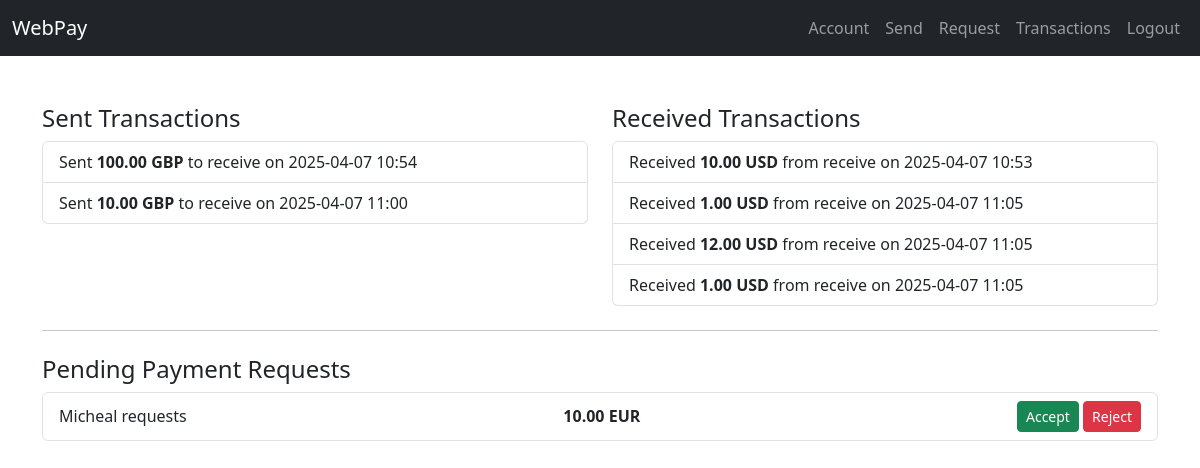
Page /pay/transactions/ (signed in) on the committed database.
### payapp/models.py (models this page shows, shortened)
class Transaction(models.Model):
    sender = models.ForeignKey(User, on_delete=models.CASCADE, related_name='sent_transactions')
    recipient = models.ForeignKey(User, on_delete=models.CASCADE, related_name='received_transactions')
    amount = models.DecimalField(max_digits=10, decimal_places=2)
    timestamp = models.DateTimeField(auto_now_add=True)

class Account(models.Model):
    user = models.OneToOneField(User, on_delete=models.CASCADE)
    currency = models.CharField(max_length=3)
    balance = models.DecimalField(max_digits=10, decimal_places=2, default=Decimal('0.00'))

class PaymentRequest(models.Model):
    requester = models.ForeignKey(User, on_delete=models.CASCADE, related_name='payment_requests')
    requestee = models.ForeignKey(User, on_delete=models.CASCADE, related_name='payment_requests_received')
    amount = models.DecimalField(max_digits=10, decimal_places=2)
    is_accepted = models.BooleanField(default=False)
    is_rejected = models.BooleanField(default=False)
    timestamp = models.DateTimeField(auto_now_add=True)

### payapp/views.py (the view)
# urls.py: path('transactions/', views.transactions_view, name='transactions'),
@login_required
def transactions_view(request):
    sent = Transaction.objects.filter(sender=request.user)
    received = Transaction.objects.filter(recipient=request.user)
    requests = PaymentRequest.objects.filter(requestee=request.user, is_accepted=False, is_rejected=False)
    return render(request, 'payapp/transactions.html', {
        'sent_transactions': sent,
        'received_transactions': received,
        'payment_requests': requests,
    })

### templates/payapp/transactions.html (shortened to what this page needs)
{% extends "base.html" %}
{% block content %}
<div class="row">
  <div class="col-md-6">
    <h4>Sent Transactions</h4>
    <ul class="list-group">
      {% for txn in sent_transactions %}
        <li class="list-group-item">
          Sent <strong>{{ txn.amount }} {{ txn.sender.account.currency }}</strong>
          to {{ txn.recipient.username }} on {{ txn.timestamp|date:"Y-m-d H:i" }}
        </li>
      {% empty %}
        <li class="list-group-item text-muted">No sent transactions.</li>
      {% endfor %}
    </ul>
  </div>
  <div class="col-md-6">
    <h4>Received Transactions</h4>
    <ul class="list-group">
      {% for txn in received_transactions %}
        <li class="list-group-item">
          Received <strong>{{ txn.amount }} {{ txn.sender.account.currency }}</strong>
          from {{ txn.sender.username }} on {{ txn.timestamp|date:"Y-m-d H:i" }}
        </li>
      {% empty %}
        <li class="list-group-item text-muted">No received transactions.</li>
      {% endfor %}
    </ul>
  </div>
</div>
<hr class="my-4">
<h4>Pending Payment Requests</h4>
<ul class="list-group">
  {% for req in payment_requests %}
    <li class="list-group-item d-flex justify-content-between align-items-center">
      {{ req.requester.username }} requests
      <strong>{{ req.amount }} {{ req.requester.account.currency }}</strong>
      <div>
        <a href="{% url 'process_payment_request' req.id 'accept' %}" class="btn btn-sm btn-success">Accept</a>
        <a href="{% url 'process_payment_request' req.id 'reject' %}" class="btn btn-sm btn-danger">Reject</a>
      </div>
    </li>
  {% empty %}
    <li class="list-group-item text-muted">No pending requests.</li>
  {% endfor %}
</ul>
{% endblock %}

### templates/base.html (shortened to what this page needs)
<!DOCTYPE html>
<html lang="en">
<head>
    <link href="https://cdn.jsdelivr.net/npm/bootstrap@5.3.0/dist/css/bootstrap.min.css" rel="stylesheet">
</head>
<body>
<nav class="navbar navbar-expand-lg navbar-dark bg-dark">
  <div class="container-fluid">
    <a class="navbar-brand" href="#">WebPay</a>
    <div class="collapse navbar-collapse">
      <ul class="navbar-nav ms-auto mb-2 mb-lg-0">
        {% if user.is_authenticated %}
          <li class="nav-item"><a class="nav-link" href="{% url 'account' %}">Account</a></li>
          <li class="nav-item"><a class="nav-link" href="{% url 'send_payment' %}">Send</a></li>
          <li class="nav-item"><a class="nav-link" href="{% url 'request_payment' %}">Request</a></li>
          <li class="nav-item"><a class="nav-link" href="{% url 'transactions' %}">Transactions</a></li>
          <li class="nav-item"><a class="nav-link">
                        <form method="post" action="{% url 'logout' %}" style="display:inline;">
                            <button type="submit" class="btn btn-link nav-link" style="padding: 0; border: none;">Logout</button>
                        </form>
          </a>
                    </li>
        {% else %}
          <li class="nav-item"><a class="nav-link" href="{% url 'login' %}">Login</a></li>
          <li class="nav-item"><a class="nav-link" href="{% url 'signup' %}">Register</a></li>
        {% endif %}
      </ul>
    </div>
  </div>
</nav>
<div class="container mt-5">
    {% block content %}{% endblock %}
</div>
</body>
</html>

### rows in the picture
Transaction: amount "100.00", sender.account.currency "GBP", recipient.username "receive", timestamp "2025-04-07 10:54"
Transaction: amount "10.00", sender.account.currency "GBP", recipient.username "receive", timestamp "2025-04-07 11:00"
Transaction: amount "10.00", sender.account.currency "USD", sender.username "receive", timestamp "2025-04-07 10:53"
Transaction: amount "1.00", sender.account.currency "USD", sender.username "receive", timestamp "2025-04-07 11:05"
Transaction: amount "12.00", sender.account.currency "USD", sender.username "receive", timestamp "2025-04-07 11:05"
Transaction: amount "1.00", sender.account.currency "USD", sender.username "receive", timestamp "2025-04-07 11:05"
PaymentRequest: requester.username "Micheal", amount "10.00", requester.account.currency "EUR"
